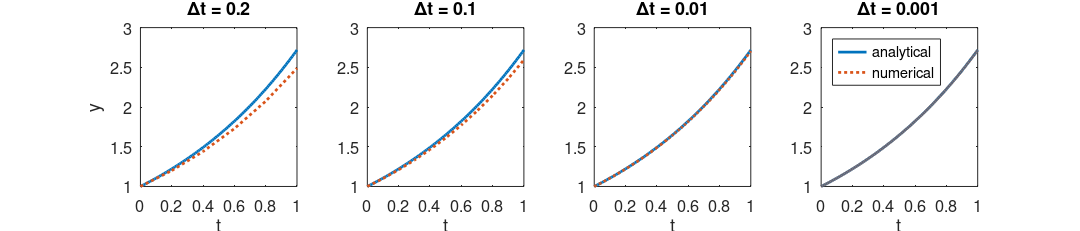

MATLAB code for this plot:
% Plot the analytical and the numerical solution of the problem
% y'(t) = y(t), y(0) = 1, for t between 0 and 1.
clear all

% Analytical solution
T = 1;
t_analytical = (0:0.01:T);
y_analytical = exp(t_analytical);

% Set up figure
figure('Units','centimeters', 'Position', [10 10 28 6], ...
    'PaperPositionMode', 'auto', 'PaperUnits', 'centimeters', ...
    'PaperSize', [24, 6])

% Consider a number of different values of dt = T/N = 1/N
N_values = [5, 10, 100, 1000];

for i=1:length(N_values)
    
    % Numerical solution
    N = N_values(i);
    dt = T/N;
    t_numerical = (0:dt:T);
    y_numerical = (1+dt).^(0:N);
    
    % Plot the solutions
    subplot(1, length(N_values), i)
    plot(t_analytical, y_analytical, 'linewidth', 2)
    hold on
    plot(t_numerical, y_numerical, ':', 'linewidth', 2)
    set(gca, 'fontsize', 12)
    title(sprintf('\\Deltat = %g', dt))
    xlabel('t')
    if i==1
        ylabel('y')
    end
    if i==length(N_values)
        l = legend({'analytical', 'numerical'}, 'Location', 'northwest');
    end

end

print('-dpdf', '../Figures/Ch1_Fig1.pdf')